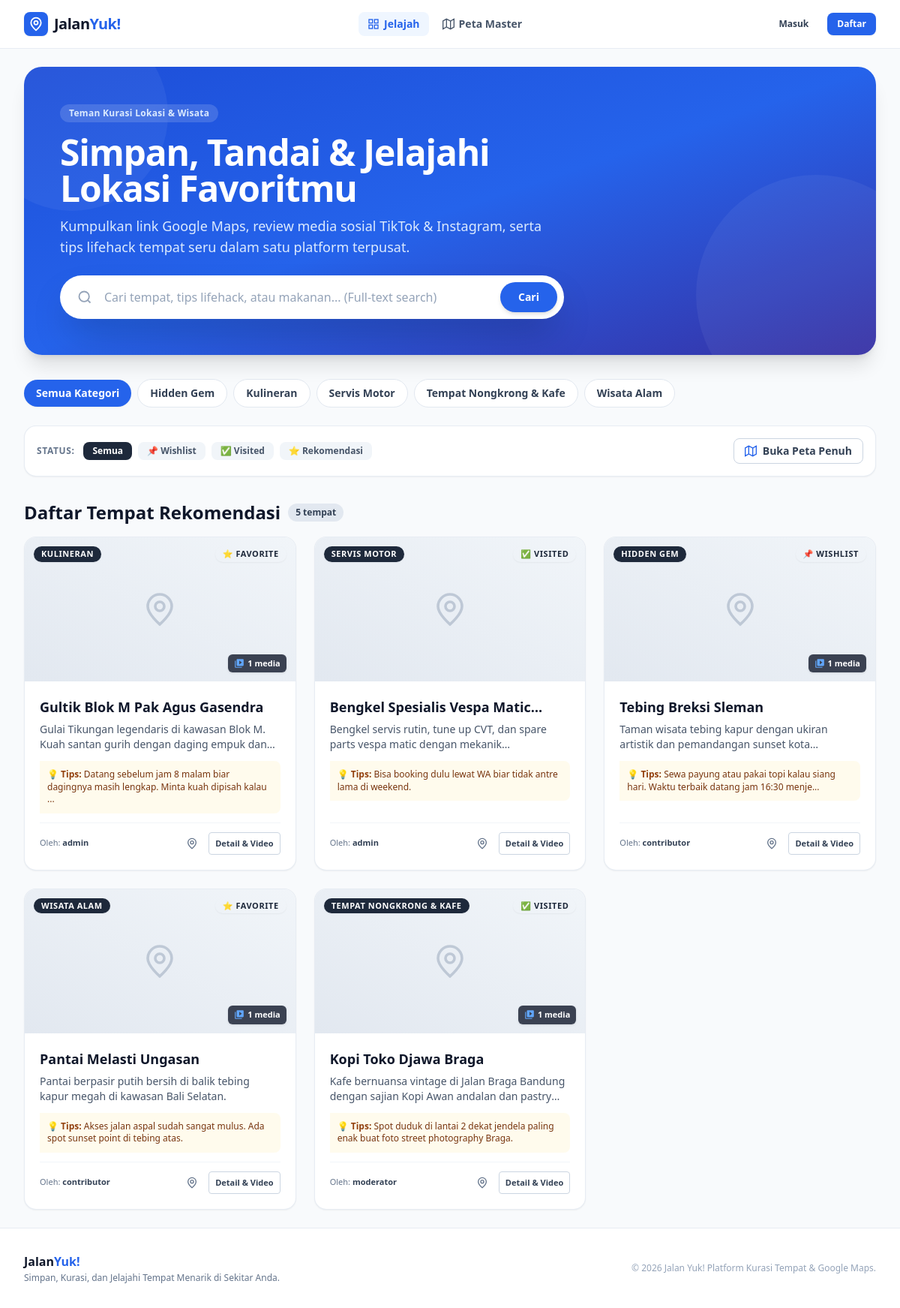
The page / on the database its author committed.
### tables this page shows
CREATE TABLE IF NOT EXISTS `categories` (
    `id` INT AUTO_INCREMENT PRIMARY KEY,
    `name` VARCHAR(100) NOT NULL,
    `slug` VARCHAR(100) NOT NULL UNIQUE,
    `description` TEXT,
    `created_at` TIMESTAMP DEFAULT CURRENT_TIMESTAMP
);

CREATE TABLE IF NOT EXISTS `locations` (
    `id` INT AUTO_INCREMENT PRIMARY KEY,
    `user_id` INT NOT NULL,
    `category_id` INT NOT NULL,
    `title` VARCHAR(255) NOT NULL,
    `description` TEXT,
    `personal_notes` TEXT,
    `maps_url` VARCHAR(500) NOT NULL,
    `latitude` DECIMAL(10, 8),
    `longitude` DECIMAL(11, 8),
    `visit_status` ENUM('Wishlist', 'Visited', 'Favorite') DEFAULT 'Wishlist',
    `approval_status` ENUM('Pending', 'Published', 'Rejected') DEFAULT 'Pending',
    `created_at` TIMESTAMP DEFAULT CURRENT_TIMESTAMP,
    `updated_at` TIMESTAMP DEFAULT CURRENT_TIMESTAMP ON UPDATE CURRENT_TIMESTAMP,
    FOREIGN KEY (`user_id`) REFERENCES `users`(`id`) ON DELETE CASCADE,
    FOREIGN KEY (`category_id`) REFERENCES `categories`(`id`) ON DELETE RESTRICT,
    FULLTEXT KEY `ft_location_search` (`title`, `description`, `personal_notes`)
);

CREATE TABLE IF NOT EXISTS `users` (
    `id` INT AUTO_INCREMENT PRIMARY KEY,
    `username` VARCHAR(50) NOT NULL UNIQUE,
    `email` VARCHAR(100) NOT NULL UNIQUE,
    `password_hash` VARCHAR(255) NOT NULL,
    `role` ENUM('Admin', 'Moderator', 'Contributor') DEFAULT 'Contributor',
    `created_at` TIMESTAMP DEFAULT CURRENT_TIMESTAMP
);

### src/Views/home/index.php (the view, shortened to what the rows shown need)
<?php
require_once dirname(__DIR__) . '/layouts/header.php';
$activeCategory = isset($_GET['category']) ? (int)$_GET['category'] : 0;
$activeStatus = $_GET['status'] ?? '';
$searchQuery = $_GET['q'] ?? '';
?>
<main class="max-w-7xl mx-auto px-4 sm:px-6 lg:px-8 py-6 flex-1">
    <section class="relative overflow-hidden rounded-3xl bg-gradient-to-br from-blue-700 via-blue-600 to-indigo-800 text-white p-8 sm:p-12 shadow-xl mb-8">
        <div class="relative max-w-2xl z-10">
            <h1 class="text-3xl sm:text-4xl lg:text-5xl font-extrabold tracking-tight leading-tight mb-3">
                Simpan, Tandai & Jelajahi Lokasi Favoritmu
            </h1>
        </div>
    </section>
    <section class="space-y-4 mb-8">
        <div class="flex items-center gap-2 overflow-x-auto pb-2 scrollbar-none">
            <a href="/<?= !empty($activeStatus) ? '?status=' . urlencode($activeStatus) : '' ?>"
               class="px-4 py-2 rounded-full text-xs sm:text-sm font-semibold whitespace-nowrap transition-all duration-150 <?= empty($activeCategory) ? 'bg-blue-600 text-white shadow-sm' : 'bg-white text-slate-700 border border-slate-200 hover:bg-slate-100 hover:text-slate-900' ?>">
                Semua Kategori
            </a>
            <?php foreach ($categories as $cat): ?>
                <a href="/?category=<?= $cat['id'] ?><?= !empty($activeStatus) ? '&status=' . urlencode($activeStatus) : '' ?><?= !empty($searchQuery) ? '&q=' . urlencode($searchQuery) : '' ?>"
                   class="px-4 py-2 rounded-full text-xs sm:text-sm font-semibold whitespace-nowrap transition-all duration-150 <?= $activeCategory === (int)$cat['id'] ? 'bg-blue-600 text-white shadow-sm' : 'bg-white text-slate-700 border border-slate-200 hover:bg-slate-100 hover:text-slate-900' ?>">
                    <?= htmlspecialchars($cat['name']) ?>
                </a>
            <?php endforeach; ?>
        </div>
    </section>
    <section class="space-y-4">
        <div class="flex items-center justify-between">
            <h2 class="text-xl sm:text-2xl font-bold text-slate-900 flex items-center gap-2.5">
                <?php if (!empty($searchQuery)): ?>
                    Hasil Pencarian: "<span class="text-blue-600"><?= htmlspecialchars($searchQuery) ?></span>"
                <?php else: ?>
                    Daftar Tempat Rekomendasi
                <?php endif; ?>
                <span class="text-xs font-bold px-2.5 py-1 rounded-full bg-slate-200 text-slate-700"><?= count($locations) ?> tempat</span>
            </h2>
        </div>
        <?php if (empty($locations)): ?>
            <div class="text-center py-16 px-4 bg-white rounded-3xl border border-dashed border-slate-300 shadow-sm">
                <div class="text-5xl mb-3">📍</div>
                <h3 class="text-lg font-bold text-slate-800 mb-1">Belum Ada Tempat Ditemukan</h3>
                <p class="text-sm text-slate-500 max-w-md mx-auto mb-6">Coba gunakan kata kunci lain atau bersihkan filter pencarian Anda.</p>
                <div class="flex items-center justify-center gap-3">
                    <a href="/" class="btn btn-outline btn-sm">Reset Filter</a>
                    <a href="/locations/create" class="btn btn-primary btn-sm">+ Tambah Tempat Baru</a>
                </div>
            </div>
        <?php else: ?>
            <div class="grid grid-cols-1 sm:grid-cols-2 lg:grid-cols-3 gap-6">
                <?php foreach ($locations as $loc): ?>
                    <article class="group bg-white rounded-2xl border border-slate-200/80 overflow-hidden shadow-sm hover:shadow-xl hover:-translate-y-1 transition-all duration-200 flex flex-col">
                        <div class="relative h-48 w-full bg-slate-100 overflow-hidden">
                            <?php if (!empty($loc['thumbnail_path'])): ?>
                                <img src="/uploads/<?= htmlspecialchars($loc['thumbnail_path']) ?>" alt="<?= htmlspecialchars($loc['title']) ?>" class="w-full h-full object-cover group-hover:scale-105 transition-transform duration-300" loading="lazy">
                            <?php else: ?>
                                <div class="w-full h-full flex items-center justify-center bg-gradient-to-tr from-slate-200 to-slate-100 text-slate-400">
                                    <svg class="w-12 h-12 opacity-50" viewBox="0 0 24 24" fill="none" stroke="currentColor" stroke-width="1.8" aria-hidden="true">
                                        <path d="M12 2a8 8 0 0 0-8 8c0 5.25 8 12 8 12s8-6.75 8-12a8 8 0 0 0-8-8z"></path>
                                        <circle cx="12" cy="10" r="3"></circle>
                                    </svg>
                                </div>
                            <?php endif; ?>
                            <div class="absolute top-3 left-3 right-3 flex items-center justify-between pointer-events-none">
                                <span class="badge badge-category shadow-sm"><?= htmlspecialchars($loc['category_name']) ?></span>
                                <span class="badge badge-status-<?= strtolower($loc['visit_status']) ?> shadow-sm">
                                    <?= $loc['visit_status'] === 'Favorite' ? '⭐ Favorite' : ($loc['visit_status'] === 'Visited' ? '✅ Visited' : '📌 Wishlist') ?>
                                </span>
                            </div>
                            <?php if ($loc['media_count'] > 0): ?>
                                <span class="absolute bottom-3 right-3 bg-slate-900/80 backdrop-blur-md text-white text-[11px] font-semibold px-2 py-1 rounded-md flex items-center gap-1 shadow">
                                    <svg class="w-3.5 h-3.5 text-blue-400" viewBox="0 0 24 24" fill="currentColor" aria-hidden="true"><path d="M4 6H2v14c0 1.1.9 2 2 2h14v-2H4V6zm16-4H8c-1.1 0-2 .9-2 2v12c0 1.1.9 2 2 2h12c1.1 0 2-.9 2-2V4c0-1.1-.9-2-2-2zm-8 12.5v-9l6 4.5-6 4.5z"/></svg>
                                    <?= $loc['media_count'] ?> media
                                </span>
                            <?php endif; ?>
                        </div>
                        <div class="p-5 flex-1 flex flex-col justify-between space-y-3">
                            <div>
                                <h3 class="text-base sm:text-lg font-bold text-slate-900 group-hover:text-blue-600 transition-colors line-clamp-1 mb-1.5">
                                    <a href="/locations/<?= $loc['id'] ?>"><?= htmlspecialchars($loc['title']) ?></a>
                                </h3>
                                <?php if (!empty($loc['description'])): ?>
                                    <p class="text-xs sm:text-sm text-slate-600 line-clamp-2 leading-relaxed mb-3">
                                        <?= htmlspecialchars(mb_strimwidth($loc['description'], 0, 110, '...')) ?>
                                    </p>
                                <?php endif; ?>
                                <?php if (!empty($loc['personal_notes'])): ?>
                                    <div class="bg-amber-50/90 border-l-3 border-amber-400 p-2.5 rounded-r-lg text-xs text-amber-900 leading-snug">
                                        <span class="font-bold text-amber-800">💡 Tips:</span> <?= htmlspecialchars(mb_strimwidth($loc['personal_notes'], 0, 85, '...')) ?>
                                    </div>
                                <?php endif; ?>
                            </div>
                            <div class="pt-3 border-t border-slate-100 flex items-center justify-between">
                                <div class="text-[11px] text-slate-500">
                                    Oleh: <span class="font-semibold text-slate-700"><?= htmlspecialchars($loc['author_name']) ?></span>
                                </div>
                                <div class="flex items-center gap-2">
                                    <a href="<?= htmlspecialchars($loc['maps_url']) ?>" target="_blank" rel="noopener noreferrer" class="p-1.5 text-slate-500 hover:text-blue-600 hover:bg-blue-50 rounded-lg transition-colors" title="Buka Google Maps">
                                        <svg class="w-4 h-4" viewBox="0 0 24 24" fill="none" stroke="currentColor" stroke-width="2" aria-hidden="true"><path d="M12 2a8 8 0 0 0-8 8c0 5.25 8 12 8 12s8-6.75 8-12a8 8 0 0 0-8-8z"></path><circle cx="12" cy="10" r="3"></circle></svg>
                                    </a>
                                    <a href="/locations/<?= $loc['id'] ?>" class="btn btn-outline btn-xs">
                                        Detail & Video
                                    </a>
                                </div>
                            </div>
                        </div>
                    </article>
                <?php endforeach; ?>
            </div>
        <?php endif; ?>
    </section>
</main>
<?php require_once dirname(__DIR__) . '/layouts/footer.php'; ?>

### rows shown on the page
categories: name "Hidden Gem"
categories: name "Kulineran"
categories: name "Servis Motor"
categories: name "Tempat Nongkrong & Kafe"
categories: name "Wisata Alam"
locations: category.name "KULINERAN", visit_status "⭐ FAVORITE", media_count "1", title "Gultik Blok M Pak Agus Gasendra", description "Gulai Tikungan legendaris di kawasan Blok M. Kuah santan gurih dengan daging empuk…", personal_notes "Datang sebelum jam 8 malam biar dagingnya masih lengkap. Minta kuah dipisah kalau ...", user.username "admin"
locations: category.name "SERVIS MOTOR", visit_status "✅ VISITED", title "Bengkel Spesialis Vespa…", description "Bengkel servis rutin, tune up CVT, dan spare parts vespa matic dengan…", personal_notes "Bisa booking dulu lewat WA biar tidak antre lama di weekend.", user.username "admin"
locations: category.name "HIDDEN GEM", visit_status "📌 WISHLIST", media_count "1", title "Tebing Breksi Sleman", description "Taman wisata tebing kapur dengan ukiran artistik dan pemandangan sunset…", personal_notes "Sewa payung atau pakai topi kalau siang hari. Waktu terbaik datang jam 16:30 menje...", user.username "contributor"
locations: category.name "WISATA ALAM", visit_status "⭐ FAVORITE", media_count "1", title "Pantai Melasti Ungasan", description "Pantai berpasir putih bersih di balik tebing kapur megah di kawasan Bali Selatan.", personal_notes "Akses jalan aspal sudah sangat mulus. Ada spot sunset point di tebing atas.", user.username "contributor"
locations: category.name "TEMPAT NONGKRONG & KAFE", visit_status "✅ VISITED", media_count "1", title "Kopi Toko Djawa Braga", description "Kafe bernuansa vintage di Jalan Braga Bandung dengan sajian Kopi Awan andalan dan…", personal_notes "Spot duduk di lantai 2 dekat jendela paling enak buat foto street photography Braga.", user.username "moderator"

### other values the page prints
count($locations) "5"
